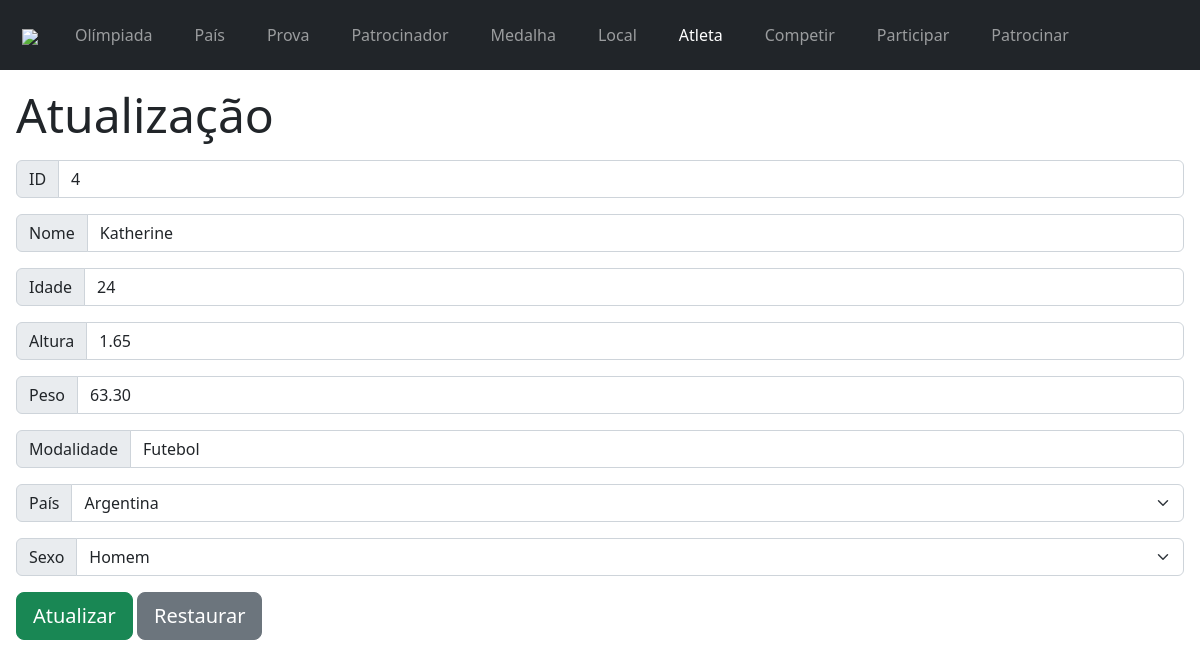
The app's page /atleta/bd/atualizacao.php?idAt=4 with its own data.
### tables this page shows
CREATE TABLE `atleta` (
  `idAtleta` int(11) NOT NULL,
  `idade` int(11) NOT NULL,
  `sexo` varchar(1) NOT NULL,
  `altura` decimal(10,2) NOT NULL,
  `peso` decimal(10,2) NOT NULL,
  `modalidade` varchar(30) NOT NULL,
  `pais_codigo` varchar(3) NOT NULL,
  `nome` varchar(30) NOT NULL
);

### atleta/bd/atualizacao.php (the view, shortened to what this page needs)
<?php
$conexao = mysqli_connect("localhost", "root", "", "olimpiada");
$idAt = $_GET['idAt'];
$comandoDados = "SELECT * FROM atleta WHERE idAtleta = '$idAt'";
$resultadoDados = mysqli_query($conexao, $comandoDados);
$tuplaDados = mysqli_fetch_assoc($resultadoDados);
$comandoPais = "SELECT * FROM pais";
$resultadoPais = mysqli_query($conexao, $comandoPais);
?>
<!DOCTYPE html>
<head>
    <link href="https://cdn.jsdelivr.net/npm/bootstrap@5.2.0/dist/css/bootstrap.min.css" rel="stylesheet">
</head>
<body>
    <nav class="navbar navbar-expand-lg navbar-dark bg-dark">
        <div class="container-fluid">
            <a class="navbar-brand" style="margin-left: 10px" href="../index.php"><img src="../../img/olympic.png" width="50px"></a>
            <div class="collapse navbar-collapse" id="navbarSupportedContent">
                <ul class="navbar-nav me-auto mb-2 mb-lg-0">
                    <li class="nav-item btn">
                        <a class="nav-link" href="../../olimpiada/olimpiada.php">Olímpiada</a>
                    </li>
                    <li class="nav-item btn">
                        <a class="nav-link" href="../../pais/pais.php">País</a>
                    </li>
                    <li class="nav-item btn">
                        <a class="nav-link" href="../../prova/prova.php">Prova</a>
                    </li>
                    <li class="nav-item btn">
                        <a class="nav-link" href="../../patrocinador/patrocinador.php">Patrocinador</a>
                    </li>
                    <li class="nav-item btn">
                        <a class="nav-link" href="../../medalha/medalha.php">Medalha</a>
                    </li>
                    <li class="nav-item btn">
                        <a class="nav-link" href="../../local/local.php">Local</a>
                    </li>
                    <li class="nav-item btn">
                        <a class="nav-link active" href="../../atleta/atleta.php">Atleta</a>
                    </li>
                    <li class="nav-item btn">
                        <a class="nav-link" href="../../competir/competir.php">Competir</a>
                    </li>
                    <li class="nav-item btn">
                        <a class="nav-link" href="../../participar/participar.php">Participar</a>
                    </li>
                    <li class="nav-item btn">
                        <a class="nav-link" href="../../patrocinar/patrocinar.php">Patrocinar</a>
                    </li>
                </ul>
            </div>
        </div>
    </nav>
    <div class="m-3">
        <h3 class="display-5 mb-3 mt-2"> Atualização </h3>
        <form action="atualizacao.php?idAt=<?php echo $idAt ?>" method="POST">
            <div class="input-group mb-3">
                <span class="input-group-text">ID</span>
                <input type="number" readonly class="form-control" name="id" required value="<?php echo $tuplaDados['idAtleta'] ?>">
            </div>
            <div class="input-group mb-3">
                <span class="input-group-text">Nome</span>
                <input type="text" class="form-control" name="nome" required value="<?php echo $tuplaDados['nome'] ?>">
            </div>
            <div class="input-group mb-3">
                <span class="input-group-text">Idade</span>
                <input type="number" class="form-control" name="idade" required value="<?php echo $tuplaDados['idade'] ?>">
            </div>
            <div class="input-group mb-3">
                <span class="input-group-text">Altura</span>
                <input type="text" class="form-control" name="altura" required value="<?php echo $tuplaDados['altura'] ?>">
            </div>
            <div class="input-group mb-3">
                <span class="input-group-text">Peso</span>
                <input type="text" class="form-control" name="peso" required value="<?php echo $tuplaDados['peso'] ?>">
            </div>
            <div class="input-group mb-3">
                <span class="input-group-text">Modalidade</span>
                <input type="text" class="form-control" name="modalidade" required value="<?php echo $tuplaDados['modalidade'] ?>">
            </div>
            <div class="input-group mb-3">
                <label class="input-group-text">País</label>
                <select class="form-select" name="pais">
                    <?php
                    while ($tuplaPais = mysqli_fetch_assoc($resultadoPais)) {
                        echo "<option value='" . $tuplaPais['codigo'] . "'> " . $tuplaPais['nome'] . "</option>";
                    }
                    ?>
                </select>
            </div>
            <div class="input-group mb-3">
                <label class="input-group-text">Sexo</label>
                <select class="form-select" name="sexo">
                    <option value="H">Homem</option>
                </select>
            </div>
            <input type="submit" value="Atualizar" name="botaoEnviar" class="btn btn-success btn-lg btn-block">
            <input type="reset" value="Restaurar" class="btn btn-secondary btn-lg btn-block">
        </form>
    </div>
</body>
</html>

### records on screen
atleta: id "4", nome "Katherine", idade "24", altura "1.65", peso "63.30", modalidade "Futebol"

### other values on screen
form field pais "Argentina"
